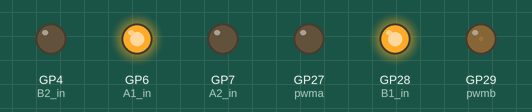
Bench run of a program on a simulated Raspberry Pi Pico running MicroPython. On the bench: output pins drawn as LEDs (lit = HIGH).

Above: at 0.05 s.
At 2.0 s:
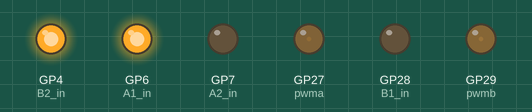
At 2.95 s:
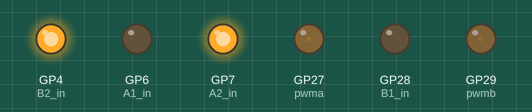
At 3.95 s:
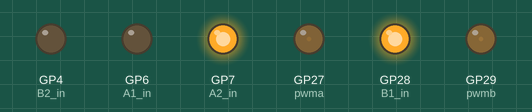
Timing chart, 0 to 5.2 s (numbered marks = the images above):
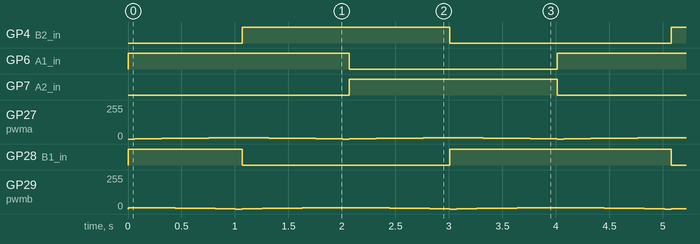

Measured:
- by itself, GP4 (B2_in), GP7 (A2_in): alternates HIGH for 1.9 s and LOW for 2.1 s
- by itself, GP6 (A1_in): alternates HIGH for 2.1 s and LOW for 1.9 s
- by itself, GP28 (B1_in): repeats every 4.0 s: LOW 1.9 s, HIGH 2.1 s
- by itself, GP27 (pwma): repeats every 2.0 s: 2/255 0.13 s, 3/255 0.06 s, 4/255 0.06 s, 5/255 0.13 s, 6/255 0.13 s, 7/255 0.13 s, 8/255 0.56 s, 7/255 0.13 s, 6/255 0.13 s, 5/255 0.13 s, 4/255 0.06 s, 3/255 0.06 s, 2/255 0.13 s, 1/255 0.06 s, 0/255 0.06 s, 1/255 0.06 s
- by itself, GP29 (pwmb): repeats every 2.0 s: 7/255 0.13 s, 6/255 0.06 s, 5/255 0.06 s, 4/255 0.13 s, 3/255 0.06 s, 2/255 0.06 s, 1/255 0.06 s, 0/255 0.06 s, 1/255 0.06 s, 2/255 0.06 s, 3/255 0.06 s, 4/255 0.13 s, 5/255 0.06 s, 6/255 0.06 s, 7/255 0.13 s, 8/255 0.13 s, 9/255 0.56 s, 8/255 0.13 s

The program:

sine_step.py
```python
from machine import Pin, PWM
from time import sleep
from math import sin, cos, pi

amp_a = 2100
amp_b = 2400

N= 16   #divisions of step

pwma = PWM(Pin(27), freq=500000, duty_u16=32768)  # vref for A
pwmb = PWM(Pin(29), freq=500000, duty_u16=32768)   #vref for B

pwma.duty_u16(amp_a) #with .3 mOhm Sense Resistor, I = V/3
pwmb.duty_u16(amp_b)

# REF_A = Pin(27, Pin.OUT)	#for 30 Ohm phase and 5V supply, set current to max.
# REF_B = Pin(29, Pin.OUT)


A1_in = Pin(6, Pin.OUT)
A2_in = Pin(7, Pin.OUT)
B1_in = Pin(28, Pin.OUT)
B2_in = Pin(4, Pin.OUT)

# REF_A.on()
# REF_B.on()

def sin_step(n):

    duty_a = int(sin(n*pi/(2*N))*amp_a)
    duty_b = int(cos(n*pi/(2*N))*amp_b)

    if duty_a < 0:
        duty_a = -duty_a
        A1_in.off()
        A2_in.on()
        pwma.duty_u16(duty_a)

    else:
        A2_in.off()
        A1_in.on()
        pwma.duty_u16(duty_a)

    if duty_b < 0:
        duty_b = -duty_b
        B1_in.off()
        B2_in.on()
        pwmb.duty_u16(duty_b)

    else:
        B2_in.off()
        B1_in.on()
        pwmb.duty_u16(duty_b)
    #print(duty_a, duty_b)


def main():
    while True:
        for i in range(4*N):
            sin_step(i)
            #print(i)
            sleep(1/N)  #for 2*pi/200 rotation per second.

if __name__ == "__main__":

    main()
```
